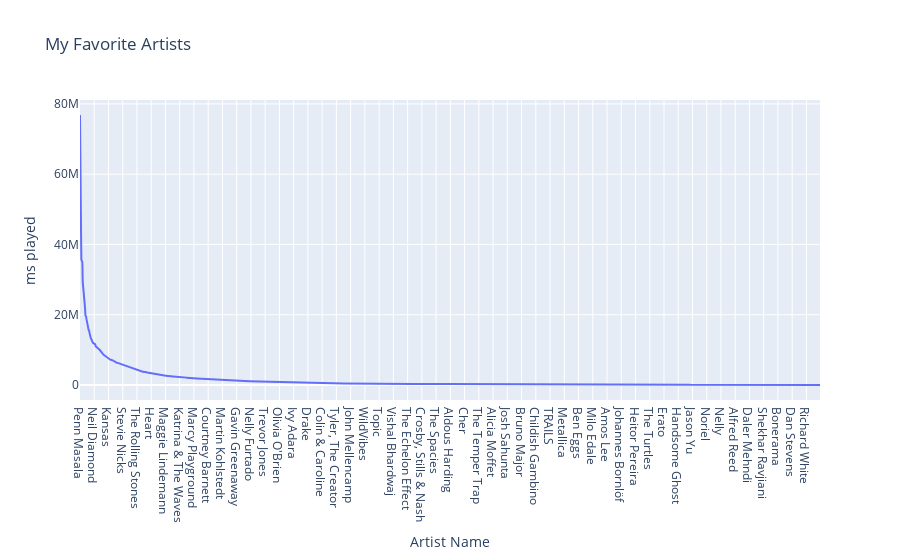

The cell this chart's notebook holds for it:
### Markdown cell above
Let's take a look at these on a plot. It appears that the difference between songs that I really enjoy and those that fit into the "general" category is striking; there's a sharp curve for both of these graphs.

### Code cell
plot(favorite_artists.index,favorite_artists['msPlayed'], title="My Favorite Artists", xaxis='Artist Name', yaxis='ms played')

### Figure 1 — Plotly figure (JSON) as saved in the notebook; plotly's stock layout.template omitted (floating-point values rounded to 4 significant figures; data arrays with more than 128 entries replaced by an {"elided": "..."} marker saying what was removed)
{"data": [{"line": {"shape": "linear"}, "type": "scatter", "x": {"elided": "2183 str values"}, "y": {"elided": "2183 int values"}}], "layout": {"font": {"size": 12}, "title": {"text": "My Favorite Artists"}, "xaxis": {"title": {"text": "Artist Name"}}, "yaxis": {"title": {"text": "ms played"}}}}
